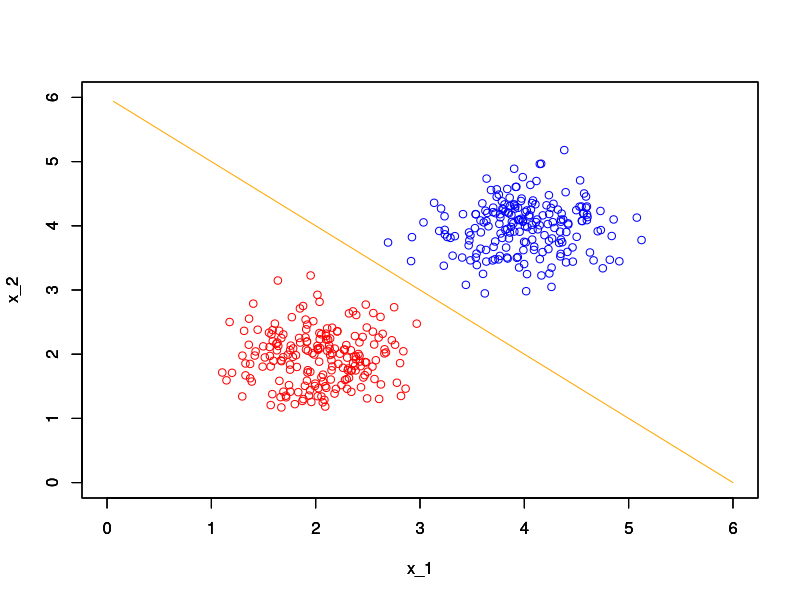
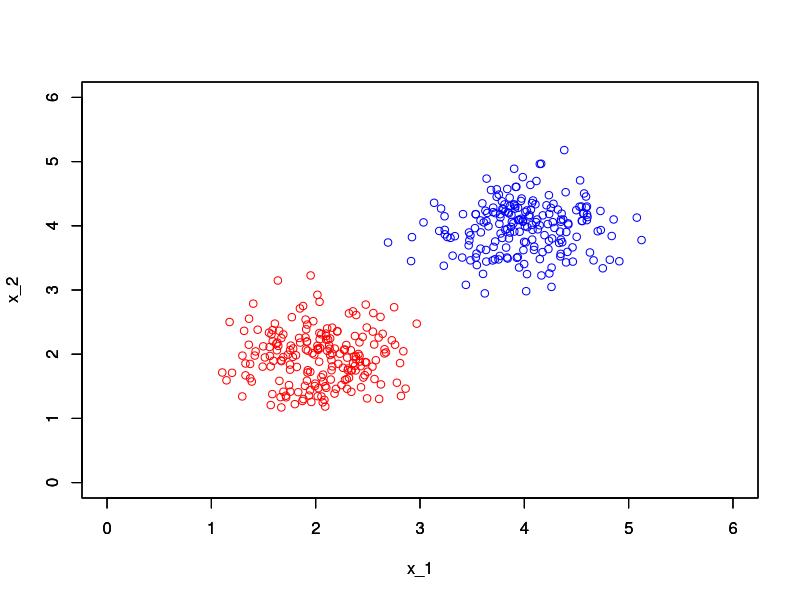

Here is the R script that generated these plots, in order:
# Limpeza do Ambiente
rm(list = ls())

# Função de treinamento do Perceptron:
trainPerceptron <- function(xin, yd, eta, tol, maxEpocas, par){
    N <- dim(xin)[1]    # Recebe as linhas
    n <- dim(xin)[2]    # Recebe as colunas
    
    if (par == 1) {
        wt <- as.matrix(runif(n + 1) - 0.5)     # Inicialização dos pesos
        xin <- cbind(-1, xin)
    } else {
        wt <- as.matrix(runif(n) - 0.5)         # Inicialzacao dos pesos
    }
    
    nEpocas <- 0    # Contador de épocas
    eEpoca <- tol + 1   # Acumulador de erro por epoca  
    evec <- matrix(nrow = 1, ncol = maxEpocas)  # Inicializacao do vetor erro evec
    
    # Laço de treinamento
    while((nEpocas < maxEpocas) && (eEpoca > tol)){
        ei2 <- 0
        # Sequência aleatória de treinamento
        xSeq <- sample(N)
        for (i in 1:N){
            # Amostra de dado da sequência aleatória
            iRand <- xSeq[i]
            # Calculo da saída do Perceptron
            yHat <- 1.0 * ((xin[iRand,] %*% wt) >= 0)
            ei <- yd[iRand] - yHat
            dw <- eta * ei * xin[iRand,]    # deltaW = n * e * x
            # Ajuste dos pesos
            wt <- wt + dw
            # Erro acumulado por época
            ei2 <- ei2 + (ei * ei)
        }
        # Incremento do número de épocas
        nEpocas <- nEpocas + 1
        evec[nEpocas] <- ei2 / N
        # Armazena erro por época
        eEpoca <- evec[nEpocas]
    }
    # Retorno dos vetor com os pesos e erros
    retList <- list(wt, evec[1:nEpocas])
    return(retList)
}

# Função de saida do Perceptron
yPerceptron <- function(x, w, par){
    if(par == 1){
        x <- cbind(1, x)
    }
    u <- x %*% w
    y <- 1.0 * (u >= 0)
    return(as.matrix(y))
}

# Declaração dos conjuntos de entrada e plotagem dos dados
sd1 <- 0.4
sd2 <- 0.4
tam <- 200

xc1 <- matrix(rnorm(tam * 2), ncol = 2) * sd1 + t(matrix(c(2,2), ncol = tam, nrow = 2))
xc2 <- matrix(rnorm(tam * 2), ncol = 2) * sd2 + t(matrix(c(4,4), ncol = tam, nrow = 2))

plot(xc1[,1], xc1[,2], col = "red", xlim = c(0,6), ylim = c(0,6), xlab = "x_1", ylab = "x_2")
par(new = T)
plot(xc2[,1], xc2[,2], col = "blue", xlim = c(0,6), ylim = c(0,6), xlab = "x_1", ylab = "x_2")

x1_reta <- seq(6/100, 6, 6/100)
x2_reta <- (-x1_reta) + 6

par(new = T)
plot(x1_reta, x2_reta, type = "l", col = "orange", xlim = c(0,6), ylim = c(0,6), xlab = "x_1", ylab = "x_2")


# Treinamento e Classificação do Perceptron
xc1 <- cbind(xc1, 0)
xc2 <- cbind(xc2, 1)
x <- rbind(xc1, xc2)
retlist <- trainPerceptron(x[, 1:2], x[,3], 0.1, 0.01, 100, 1)
#w <- matrix(retlist[[1]])
w <- retlist[[1]]

seqi <- seq(0, 6, 0.1)
seqj <- seq(0, 6, 0.1)
rt <- matrix(0, nrow = length(seqi), ncol = length(seqj))
ci <- 0

for (i in seqi) {
    ci <- ci + 1
    cj <- 0
    for (j in seqj) {
        cj <- cj + 1
        #x <- as.matrix(t(c(1, i, j)))  # Adicione 1 para o termo de polarização
        x <- as.matrix(t(c(i,j)))
        rt[ci, cj] <- yPerceptron(x, w, 1)
    }
}


# Plote os pontos das classes
plot(xc1[,1], xc1[,2], col = 'red', xlim = c(0,6), ylim = c(0,6), xlab = 'x_1', ylab = 'x_2')
par(new = T)
plot(xc2[,1], xc2[,2], col = 'blue', xlim = c(0,6), ylim = c(0,6), xlab = 'x_1', ylab = 'x_2')
par(new = T)

# Plote a reta de separação usando contour com os níveis corretos
contour(seqi, seqj, rt, xlim = c(0,6), ylim = c(0,6), xlab = '', ylab = '')

